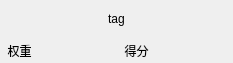
<?xml version="1.0" encoding="UTF-8"?>
<ui version="4.0">
 <class>IndexNode</class>
 <widget class="QWidget" name="IndexNode">
  <property name="geometry">
   <rect>
    <x>0</x>
    <y>0</y>
    <width>233</width>
    <height>63</height>
   </rect>
  </property>
  <property name="windowTitle">
   <string>IndexNode</string>
  </property>
  <layout class="QGridLayout" name="gridLayout">
   <property name="margin">
    <number>0</number>
   </property>
   <item row="0" column="0">
    <layout class="QVBoxLayout" name="verticalLayout" stretch="3,2">
     <property name="spacing">
      <number>0</number>
     </property>
     <item>
      <widget class="QLabel" name="label_tag">
       <property name="text">
        <string>tag</string>
       </property>
       <property name="alignment">
        <set>Qt::AlignCenter</set>
       </property>
      </widget>
     </item>
     <item>
      <layout class="QHBoxLayout" name="horizontalLayout_3" stretch="1,1">
       <property name="spacing">
        <number>0</number>
       </property>
       <item>
        <layout class="QHBoxLayout" name="horizontalLayout_2" stretch="1,2">
         <property name="spacing">
          <number>0</number>
         </property>
         <item>
          <widget class="QLabel" name="label_titleQZ">
           <property name="text">
            <string>权重</string>
           </property>
           <property name="alignment">
            <set>Qt::AlignCenter</set>
           </property>
          </widget>
         </item>
         <item>
          <widget class="QLabel" name="label_valueQZ">
           <property name="text">
            <string/>
           </property>
           <property name="alignment">
            <set>Qt::AlignCenter</set>
           </property>
          </widget>
         </item>
        </layout>
       </item>
       <item>
        <layout class="QHBoxLayout" name="horizontalLayout" stretch="1,2">
         <property name="spacing">
          <number>0</number>
         </property>
         <item>
          <widget class="QLabel" name="label_titleDF">
           <property name="text">
            <string>得分</string>
           </property>
           <property name="alignment">
            <set>Qt::AlignCenter</set>
           </property>
          </widget>
         </item>
         <item>
          <widget class="QLabel" name="label_valueDF">
           <property name="text">
            <string/>
           </property>
           <property name="alignment">
            <set>Qt::AlignCenter</set>
           </property>
          </widget>
         </item>
        </layout>
       </item>
      </layout>
     </item>
    </layout>
   </item>
  </layout>
 </widget>
 <layoutdefault spacing="6" margin="11"/>
 <resources/>
 <connections/>
</ui>
